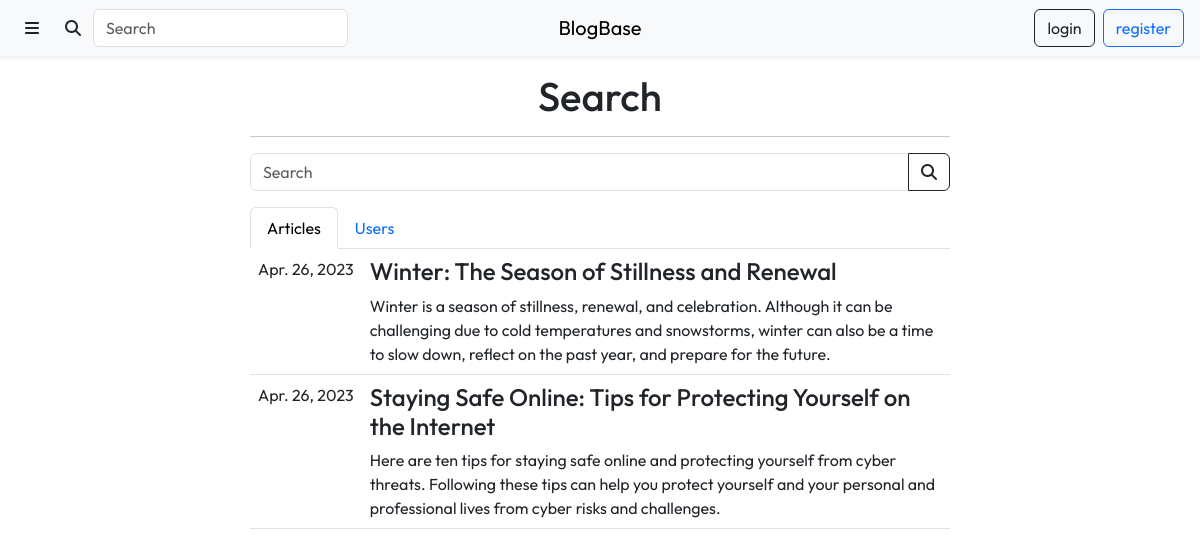
The page /content/search.php on the database as committed earlier.
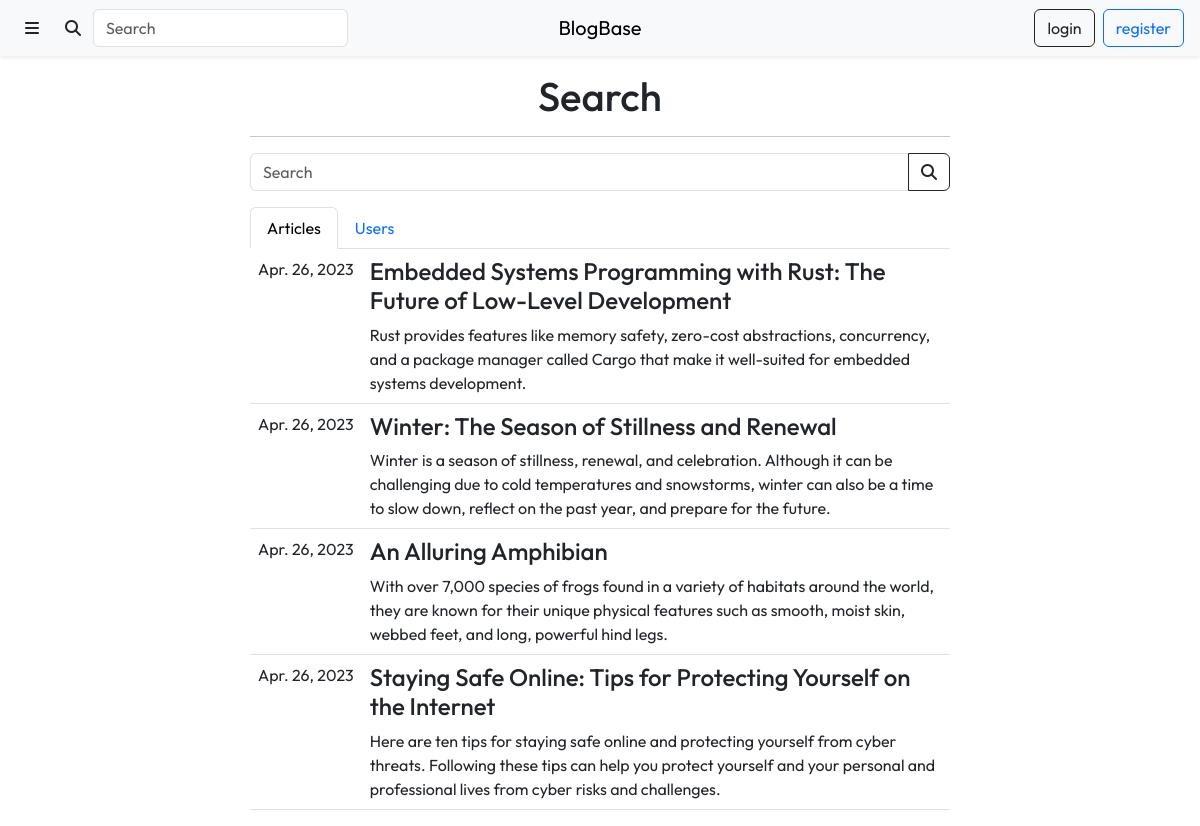
The same page on the database as committed later.
### tables this page shows
CREATE TABLE `Articles` (
  `article_id` int(11) NOT NULL,
  `author_id` int(11) NOT NULL,
  `title` varchar(225) NOT NULL,
  `description` tinytext DEFAULT NULL,
  `lead_image` varchar(255) DEFAULT NULL,
  `content` longblob DEFAULT NULL,
  `submitted` tinyint(1) NOT NULL DEFAULT 0,
  `submit_date` date NOT NULL DEFAULT current_timestamp(),
  `approved` tinyint(1) NOT NULL DEFAULT 0,
  `click_number` int(11) NOT NULL DEFAULT 0
);

### content/search.php (the view, shortened to what this page needs)
<?php
require_once "../include/connect.inc.php";
if ($_GET['query'] == "") {
    $article_query = "SELECT title, article_id, description, UNIX_TIMESTAMP(submit_date) as submit_date
                      FROM Articles
                      WHERE approved = 1
                      ORDER BY submit_date DESC";
    $article_result = mysqli_query($con, $article_query);
    $article_matches = $article_result->fetch_all(MYSQLI_BOTH);
}
?>
<!DOCTYPE html>
<html lang="en">
    <head>
         <link rel="stylesheet" href="https://cdn.jsdelivr.net/npm/bootstrap@5.3.0-alpha1/dist/css/bootstrap.min.css">
         <link rel="stylesheet" href="https://cdnjs.cloudflare.com/ajax/libs/font-awesome/6.2.1/css/all.min.css">
         <link rel="stylesheet" href="./css/styles.css">
    </head>
    <body>
        <div class="header">
            <?php include "./views/header.php" ?>
        </div>
        <div class="mt-3 text-center">
            <h1>Search</h1>
        </div>
        <div class="col-10 col-lg-7 mx-auto mt-3">
            <hr>
            <form method="get" action="./search.php" class="input-group rounded">
                <input class="form-control" name="query" type="search" placeholder="Search" value="<?php echo $search_term ?>" aria-label="Search">
                <button class="btn btn-outline-dark input-group-text" type="submit">
                    <i class="fa-solid fa-search"></i>
                </button>
            </form>
            <ul class="nav nav-tabs mt-3" id="search-tab" role="tablist">
                <li class="nav-item" role="presentation">
                    <button class="nav-link active" id="articles-tab" data-bs-toggle="tab" data-bs-target="#articles-tab-pane" type="button" role="tab" aria-controls="articles-tab-pane" aria-selected="true">Articles</button>
                </li>
                <li class="nav-item" role="presentation">
                    <button class="nav-link" id="users-tab" data-bs-toggle="tab" data-bs-target="#users-tab-pane" type="button" role="tab" aria-controls="users-tab-pane" aria-selected="false">Users</button>
                </li>
            </ul>
            <div class="tab-content" id="search-tab-content">
                <div class="tab-pane fade show active" id="articles-tab-pane" role="tabpanel" aria-labelledby="articles-tab" tabindex="0">
                    <table class="table text-start">
                        <tbody>
                            <?php if (count($article_matches) == 0) { ?>
                                <tr>
                                    <h4 class="m-2">No results...</h4>
                                </tr>
                            <?php } else {?>
                                <?php foreach ($article_matches as $current_row) { ?>
                                    <tr>
                                        <td class="text-nowrap">
                                            <?php echo date("M. d, Y", $current_row['submit_date']) ?>
                                        </td>
                                        <td>
                                            <h4>
                                                <a class="text-reset text-decoration-none" href="./article.php?id=<?php echo $current_row['article_id'] ?>">
                                                    <?php echo $current_row['title'] ?>
                                                </a>
                                            </h4>
                                            <?php echo $current_row['description'] ?>
                                        </td>
                                    </tr>
                                <?php } ?>
                            <?php } ?>
                        </tbody>
                    </table>
                </div>
            </div>
        </div>
    </body>
</html>

Rows that differ between the two databases and show on the page:
now on this page (row edited): articles: submit_date "Apr. 26, 2023", title "Embedded Systems Programming with Rust: The Future of Low-Level Development", description "Rust provides features like memory safety, zero-cost abstractions, concurrency, and a package manager called Cargo that make it well-suited for embedded systems development."
now on this page (row edited): articles: submit_date "Apr. 26, 2023", title "An Alluring Amphibian", description "With over 7,000 species of frogs found in a variety of habitats around the world, they are known for their unique physical features such as smooth, moist skin, webbed feet, and long, powerful hind legs."
